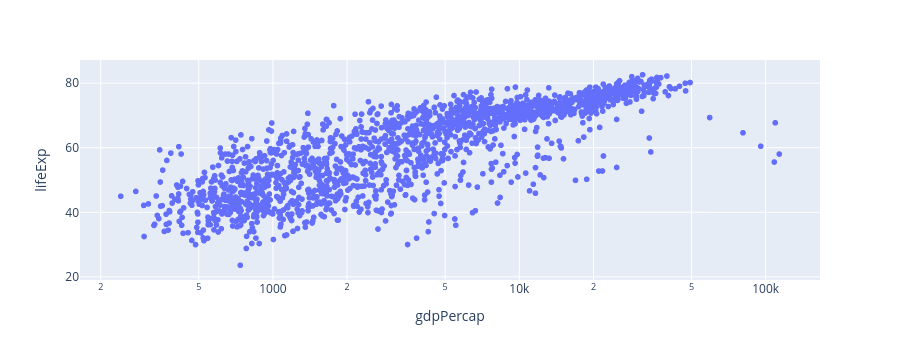

The cell this chart's notebook holds for it:
### Markdown cell above
That looks very different from where we will end up!  First things first, we've got a curved relationship between per capita GDP and life expectancy.  We learned in the last lesson that a linear model doesn't do a good job modeling the relationship between two features where the scatterplot has a curved pattern.  

However, there are ways to "straighten" the relationship through feature engineering.  You aren't expected to know this, but a plot like this, where the points travel steeply up the y-axis and then flatten out, is characteristic of a logarithmic rather than linear relationship.

That means that if we use a log scale for our x-axis, our points will fall into a line rather than a curve.

### Code cell
fig=px.scatter(df,
               x="gdpPercap",
               y="lifeExp",
              log_x=True)
#Display the plot
fig.show()

### Figure 1 — Plotly figure (JSON) as saved in the notebook; plotly's stock layout.template omitted (floating-point values rounded to 4 significant figures; data arrays with more than 128 entries replaced by an {"elided": "..."} marker saying what was removed)
{"data": [{"hovertemplate": "gdpPercap=%{x}<br>lifeExp=%{y}<extra></extra>", "legendgroup": "", "marker": {"color": "#636efa", "symbol": "circle"}, "mode": "markers", "name": "", "showlegend": false, "type": "scattergl", "x": {"elided": "1704 float values"}, "xaxis": "x", "y": {"elided": "1704 float values"}, "yaxis": "y"}], "layout": {"autosize": true, "height": 360, "legend": {"tracegroupgap": 0}, "margin": {"t": 60}, "xaxis": {"anchor": "y", "autorange": true, "domain": [0, 1], "range": [2.205, 5.233], "title": {"text": "gdpPercap"}, "type": "log"}, "yaxis": {"anchor": "x", "autorange": true, "domain": [0, 1], "range": [19.03, 87.17], "title": {"text": "lifeExp"}, "type": "linear"}}}
